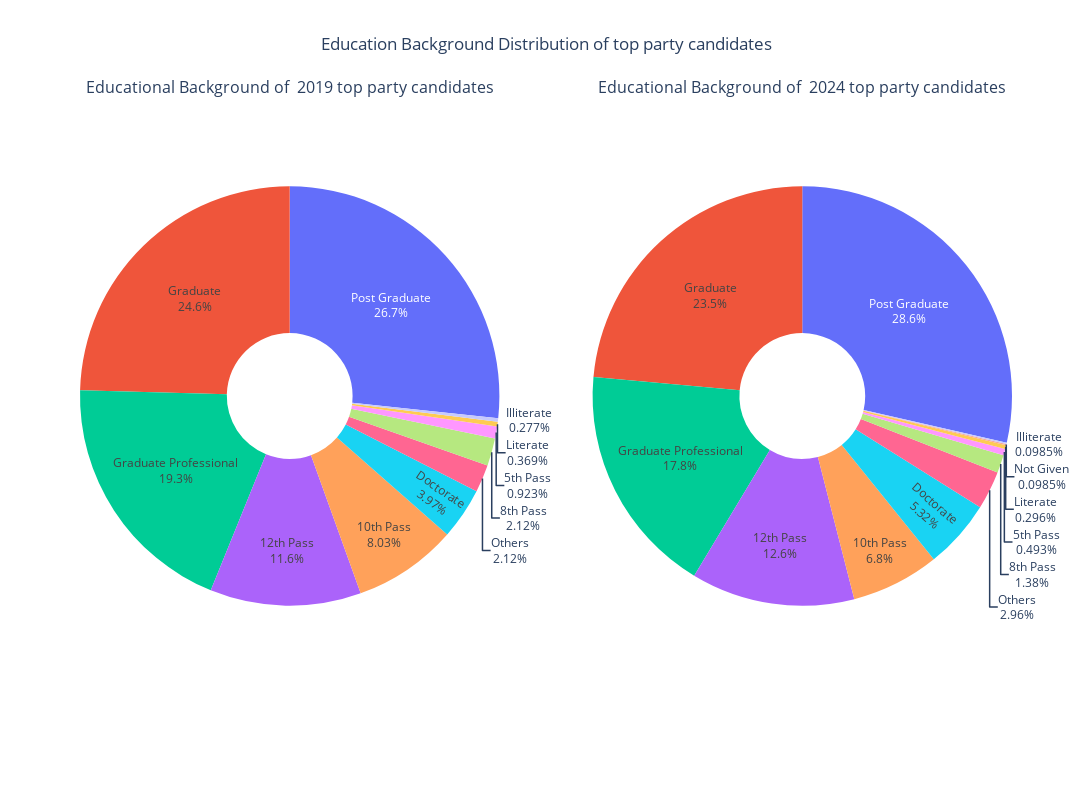

Notebook cell for this chart:
### Code cell
top_data_2019 = top_parties_df[top_parties_df['year'] == 2019]['education'].value_counts(normalize=True) * 100
top_data_2024 = top_parties_df[top_parties_df['year'] == 2024]['education'].value_counts(normalize=True) * 100

# Create subplots for the two years
fig = make_subplots(
rows=1, cols=2, 
specs=[[{'type': 'domain'}, {'type': 'domain'}]], 
subplot_titles=['Educational Background of  2019 top party candidates', 'Educational Background of  2024 top party candidates']
)

# Add pie chart for 2019
fig.add_trace(
go.Pie(
labels=top_data_2019.index,
values=top_data_2019.values,
name='2019',
hole=0.3,
textinfo='percent+label'
),
row=1, col=1
)

# Add pie chart for 2024
fig.add_trace(
go.Pie(
labels=top_data_2024.index,
values=top_data_2024.values,
name='2024',
hole=0.3,
textinfo='percent+label'
),
row=1, col=2
)

# Update the layout
fig.update_layout(
title_text='Education Background Distribution of top party candidates',
title_x=0.5,  # Center the title
showlegend=False,  # Hide legends for better clarity
width=1500,  # Set the width of the figure
height=800,  # Set the height of the figure
)

# Show the figure
fig.show()

### Figure 1 — Plotly figure (JSON) as saved in the notebook; plotly's stock layout.template omitted (floating-point values rounded to 4 significant figures)
{"data": [{"domain": {"x": [0, 0.45], "y": [0, 1]}, "hole": 0.3, "labels": ["Post Graduate", "Graduate", "Graduate Professional", "12th Pass", "10th Pass", "Doctorate", "Others", "8th Pass", "5th Pass", "Literate", "Illiterate"], "name": "2019", "textinfo": "percent+label", "type": "pie", "values": [26.69, 24.56, 19.3, 11.63, 8.033, 3.97, 2.124, 2.124, 0.9234, 0.3693, 0.277]}, {"domain": {"x": [0.55, 1], "y": [0, 1]}, "hole": 0.3, "labels": ["Post Graduate", "Graduate", "Graduate Professional", "12th Pass", "10th Pass", "Doctorate", "Others", "8th Pass", "5th Pass", "Literate", "Not Given", "Illiterate"], "name": "2024", "textinfo": "percent+label", "type": "pie", "values": [28.57, 23.55, 17.83, 12.61, 6.798, 5.32, 2.956, 1.379, 0.4926, 0.2956, 0.09852, 0.09852]}], "layout": {"annotations": [{"font": {"size": 16}, "showarrow": false, "text": "Educational Background of  2019 top party candidates", "x": 0.225, "xanchor": "center", "xref": "paper", "y": 1, "yanchor": "bottom", "yref": "paper"}, {"font": {"size": 16}, "showarrow": false, "text": "Educational Background of  2024 top party candidates", "x": 0.775, "xanchor": "center", "xref": "paper", "y": 1, "yanchor": "bottom", "yref": "paper"}], "height": 800, "showlegend": false, "title": {"text": "Education Background Distribution of top party candidates", "x": 0.5}, "width": 1500}}
